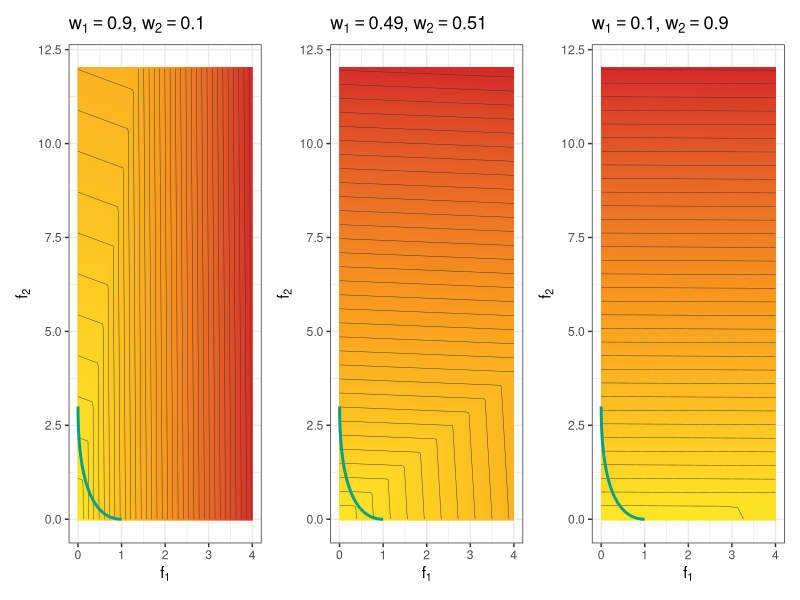

Recreate this plot in R.
# Used in: slides/11-multicrit/slides-multicrit-3-bo.tex
#
# Visualizes the augmented Chebyshev scalarization used by ParEGO for different
# weight vectors and overlays the Pareto front of the toy objectives.

library(data.table)
library(ggplot2)
library(patchwork)

set.seed(1L)

output_dir = "../figure"
resolution = 160L
rho = 0.05

theme_set(theme_bw(base_size = 11))

f1 = function(x) {
  (x - 1)^2
}

f2 = function(x) {
  3 * (x - 2)^2
}

augmented_chebyshev = function(y1, y2, w1, w2, rho = 0.05) {
  pmax(w1 * y1, w2 * y2) + rho * (w1 * y1 + w2 * y2)
}

plot_scalarization = function(w1, w2, grid, pareto_front) {
  plot_grid = copy(grid)
  plot_grid[, scalarized_value := augmented_chebyshev(f1, f2, w1 = w1, w2 = w2, rho = rho)]

  ggplot(plot_grid, aes(x = f1, y = f2, fill = scalarized_value, z = scalarized_value)) +
    geom_raster() +
    geom_contour(
      data = plot_grid,
      aes(x = f1, y = f2, z = scalarized_value),
      inherit.aes = FALSE,
      color = "grey20",
      bins = 35,
      linewidth = 0.15
    ) +
    geom_path(data = pareto_front, aes(x = f1, y = f2), inherit.aes = FALSE, color = "#00A087", linewidth = 1) +
    scale_fill_gradientn(colors = c("#FDE725", "#F8961E", "#D62828")) +
    labs(
      x = expression(f[1]),
      y = expression(f[2]),
      fill = "Scalarized\nvalue",
      title = bquote(w[1] == .(w1) * "," ~ w[2] == .(w2))
    ) +
    theme(legend.position = "none")
}

objective_grid = CJ(
  f1 = seq(0, 4, length.out = resolution),
  f2 = seq(0, 12, length.out = resolution)
)

front_x = seq(1, 2, length.out = resolution)
pareto_front = data.table(f1 = f1(front_x), f2 = f2(front_x))
setorder(pareto_front, f1)

parego_plot = plot_scalarization(0.90, 0.10, objective_grid, pareto_front) +
  plot_scalarization(0.49, 0.51, objective_grid, pareto_front) +
  plot_scalarization(0.10, 0.90, objective_grid, pareto_front) +
  plot_layout(nrow = 1L)

if (interactive()) {
  print(parego_plot)
}

ggsave(file.path(output_dir, "parego_viz.png"), parego_plot, width = 9, height = 3, dpi = 300)
